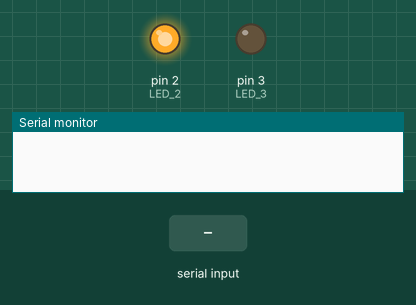
The sketch below on a simulated Teensy 4. Shown: output pins drawn as LEDs (lit = HIGH), the last lines printed to the serial monitor. The test bench sets the inputs (shaded band). Pins used as bus, display or sensor lines are not drawn.

Above: at 1.2 s.
1.3 s: "90,45\n" received over Serial
At 2.2 s:
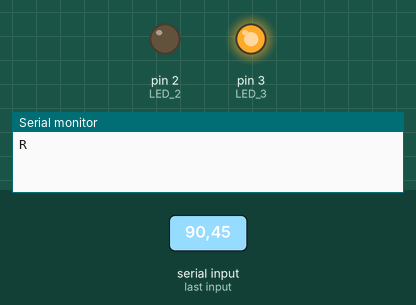
2.8 s: "S90\n" received over Serial
Timing chart, 0 to 5.8 s (numbered marks = the images above; inputs shaded):
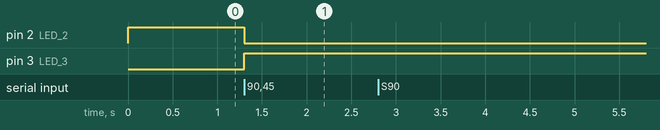

Measured:
- after the input at 1.3 s, pin 2 (LED_2): HIGH → LOW at once; pin 3 (LED_3): LOW → HIGH at once

The sketch:

interrupt_ADC_v2.ino
```cpp
/*
 * ADC Interrupt Timer - Teensy SPI ADC Data Acquisition
 *
 * Sampling rate: 1kHz to 392kHz
 * Resolution: 16-bit
 * SCLK: 20MHz (Max)
 *
 * ATTENTION: Do NOT exceed 20MHz for SCLK, or ADC output may be corrupted.
 */

#include <SPI.h>
#include <IntervalTimer.h>

//------------ ADC PART ------------
const int ADC_MISO = 39;  // Dout (MISO)
const int ADC_MOSI = 26;  // MOSI
const int ADC_SCLK = 27;  // CLK
const int ADC_CS   = 38;  // CONVST (CS)
const int LED_2  = 2;   // Status LED
const int LED_3  = 3;

// Constants
#define BUFFER_SIZE 2048
#define HWSERIAL Serial7

const int SCLK = 20000000;  // SCLK = 20 MHz

// Buffers and State Variables
volatile uint16_t buffer[BUFFER_SIZE];
volatile uint32_t readIndex = 0;
volatile uint32_t writeIndex = 0;
volatile uint32_t availableSamples = 0;
volatile bool IS_IDLE = true;
volatile bool TIMER_START = false;
volatile float samplingRate = 1000.0;  // Default 1kHz
volatile float periodMicros = 1e6 / samplingRate;

// Interrupt Timer
IntervalTimer ADCtimer;

void setup() {
    Serial.begin(115200);  // USB Serial for PC communication
    HWSERIAL.begin(115200);
    pinMode(LED_2, OUTPUT);
    pinMode(LED_3, OUTPUT);

    // SPI Configuration
    SPI1.setMISO(ADC_MISO);
    SPI1.setMOSI(ADC_MOSI);
    SPI1.setSCK(ADC_SCLK);
    SPI1.begin();
    SPI1.beginTransaction(SPISettings(SCLK, MSBFIRST, SPI_MODE0));

    pinMode(ADC_CS, OUTPUT);
    digitalWrite(ADC_CS, HIGH);  // Ensure ADC is deselected initially
    digitalWrite(LED_2, HIGH);
}

void loop() {
    if (IS_IDLE) {
        // Reset buffer indices
        readIndex = 0;
        writeIndex = 0;
        availableSamples = 0;

        // Try to receive sampling rate from PC
        if (Serial.available()) {
            String input = Serial.readStringUntil('\n');
            samplingRate = input.toFloat();
            HWSERIAL.print("Sampling Rate Received: ");
            HWSERIAL.println(samplingRate);

            if (samplingRate <= 392000.0) {
                digitalWrite(LED_2, LOW);
                digitalWrite(LED_3, HIGH);
                periodMicros = 1e6 / samplingRate;

                // Send "Ready" Signal ('R') to PC (Only Once)
                Serial.write('R');
                Serial.flush();

                while (!Serial.available());
                char start_signal = Serial.read();
                if (start_signal == 'S') {
                    IS_IDLE = false;
                }
            }
        }
    }
    else {
        // Start ADC Timer if not started
        if (!TIMER_START) {
            ADCtimer.begin(ADC_callback, periodMicros);
            TIMER_START = true;
        }

        // Future feature: Stop ADC when PC sends 'C'
        // if (Serial.read() == 'C') {
        //     ADCtimer.end();
        //     TIMER_START = false;
        // }
    }
}

void ADC_callback() {
    digitalWrite(ADC_CS, LOW);
    uint16_t ReadData = SPI1.transfer16(0x0000);  // Read ADC Data
    digitalWrite(ADC_CS, HIGH);

    Serial.write((byte*)&ReadData, sizeof(ReadData));  // Send to PC
}
```
